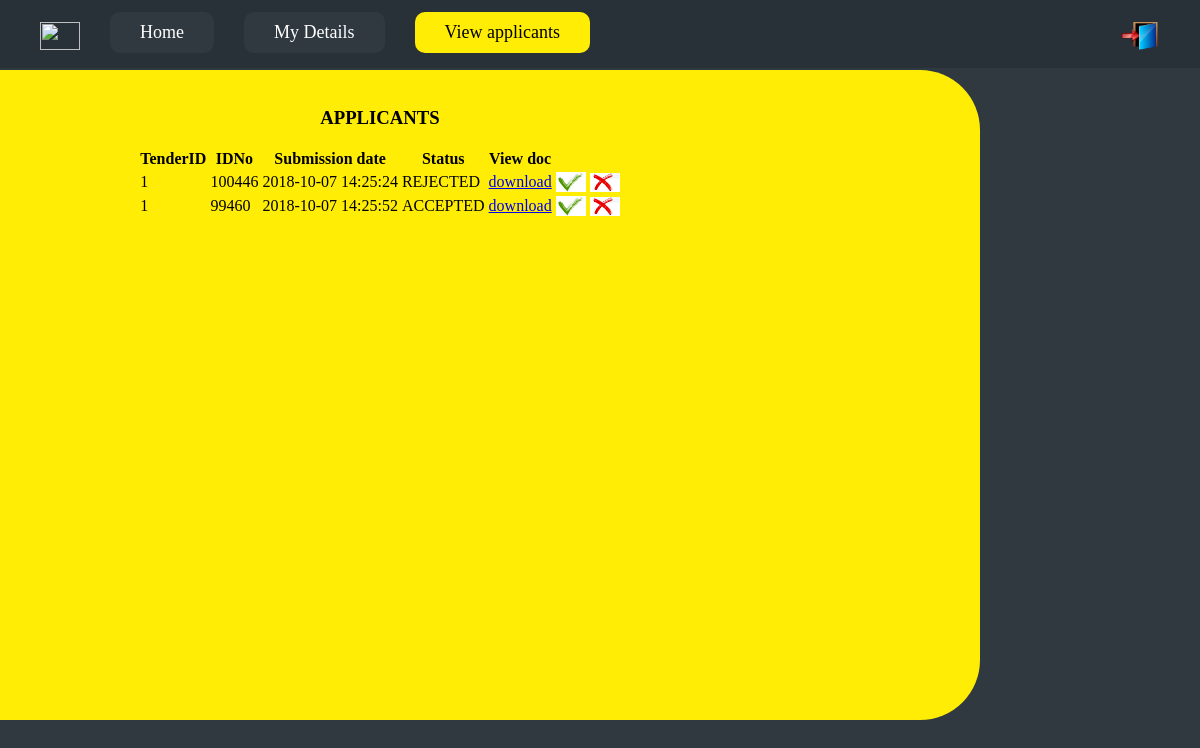
/Manager/viewapplicants.php?TENDERID=1, run on an earlier commit of the app's database.
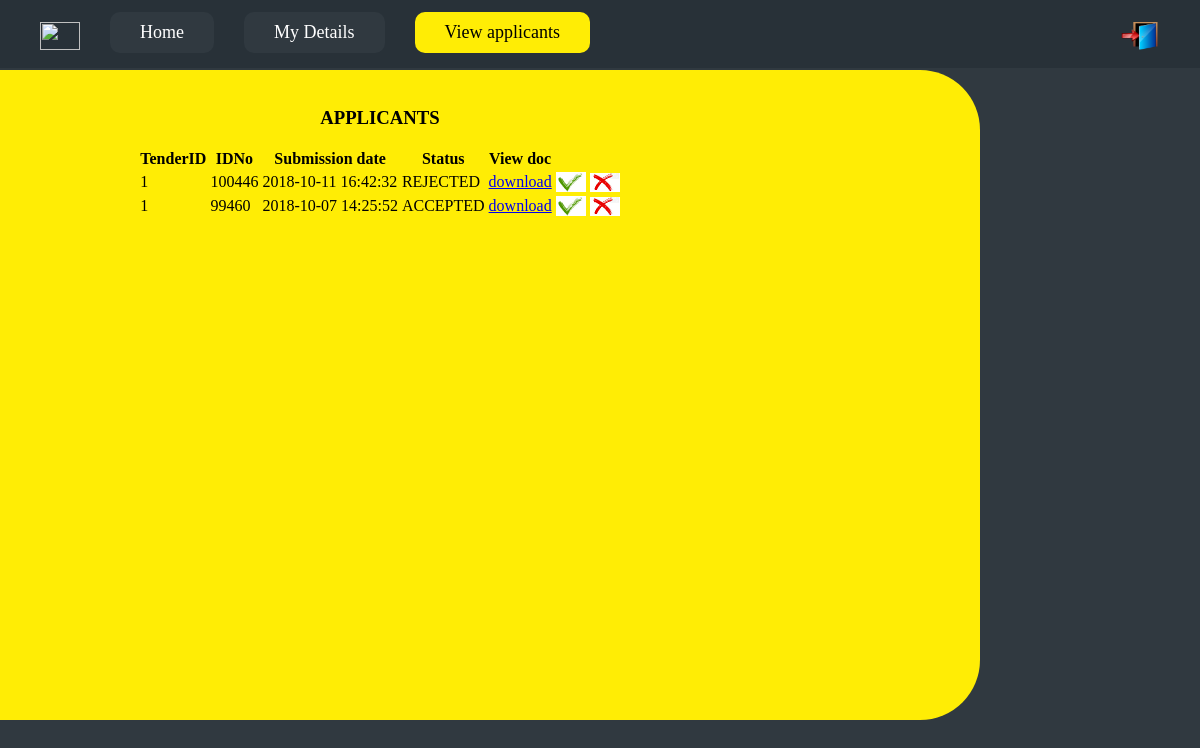
And on a later commit of the database.
### tables this page shows
CREATE TABLE `applications` (
  `TenderID` int(254) NOT NULL,
  `TendererID` varchar(254) NOT NULL,
  `Name` varchar(254) NOT NULL,
  `Business` varchar(254) NOT NULL,
  `Position` varchar(254) NOT NULL,
  `Price` int(11) NOT NULL,
  `Completion` timestamp NOT NULL DEFAULT CURRENT_TIMESTAMP ON UPDATE CURRENT_TIMESTAMP,
  `Amount` int(11) NOT NULL,
  `Location` varchar(254) NOT NULL,
  `Docs` varchar(254) NOT NULL,
  `Status` varchar(254) NOT NULL
);

### Manager/viewapplicants.php (the view, shortened to what this page needs)
<?php
include("../config.php");
$Tenderid= $_GET['TENDERID'];
$sql = "SELECT * FROM applications where TenderID=$Tenderid";
?>
<head>
		<link href="../assets/css/home.css" type="text/css" rel="stylesheet">
	</head>
	<body>
	<ul class="navbar">
		<li class="profpic"><img src="../assets/images/pic/<?php echo $uid?>.jpg"></li>
		<li><a href="manager.php" ><span>Home</span></a></li>
		<li><a href="details.php"><span>My Details</span></a></li>
        <li><a href="#" class="active">View applicants</a></li>
		<div class="top_right">
		<li><a href="../logout.php" title="logout"><img src="../assets/images/logout.png"></a></li>
		</div>
	</ul>
<div class="tendernew"><br>
<center><h3>APPLICANTS</h3>
			 <?php
                     if($result = $conn->query($sql)){
                        if($result->num_rows > 0){
                       echo "<table>";
                            echo "<thead>";
                                echo "<tr>";
                                    echo "<th>TenderID</th>";
                                    echo "<th>IDNo</th>";
                                    echo "<th>Submission date</th>";
                            echo "<th>Status</th>";
                            echo "<th>View doc</th>";
                                echo "</tr>";
                            echo "</thead>";
                            echo "<tbody>";
                   while($row= $result->fetch_array()){
                                echo "<tr>";
                                    echo "<td>" . $row['TenderID'] . "</td>";
                                    echo "<td>" . $row['TendererID'] . "</td>";
                                    echo "<td>" . $row['Completion'] . "</td>";
                                  echo "<td>" . $row['Status'] . "</td>";
                                echo "<td>";
                                         echo "<a href='download.php?Filename=".$row['Docs']."'>download</a> ";
                                    echo "</td>";
                       echo "<td>";
                       echo "<a href='accepted.php?TendererID=".$row['TendererID']."' ><img src='../assets/images/accept.jpg'></a>";
                       echo"</td>";
                       echo "<td>";
                       echo "<a href='rejected.php?TendererID=".$row['TendererID']."' ><img src='../assets/images/reject.png'></a>";
                       echo"</td>";
                                echo "</tr>";
                                }
                            echo "</tbody>";
                        echo "</table>";
                         }else{
                        echo "<p class='lead'><em>No records were found.</em></p>";
                        }
                         }
                        ?>
</center>
</div>
</body>
</html>

What changed in the data, as far as the page shows it:
removed applications: TenderID "1", TendererID "100446", Completion "2018-10-07 14:25:24", Status "REJECTED"
added applications: TenderID "1", TendererID "100446", Completion "2018-10-11 16:42:32", Status "REJECTED"
